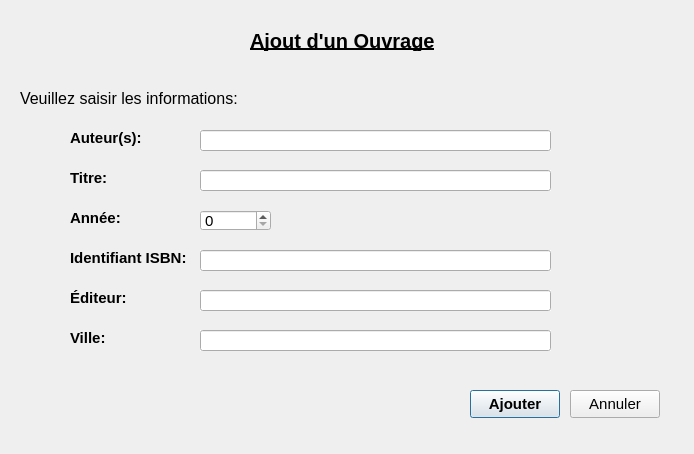
<?xml version="1.0" encoding="UTF-8"?>
<ui version="4.0">
 <class>AjoutOuvrageInterface</class>
 <widget class="QDialog" name="AjoutOuvrageInterface">
  <property name="geometry">
   <rect>
    <x>0</x>
    <y>0</y>
    <width>694</width>
    <height>454</height>
   </rect>
  </property>
  <property name="font">
   <font>
    <pointsize>11</pointsize>
    <weight>50</weight>
    <bold>false</bold>
    <underline>false</underline>
   </font>
  </property>
  <property name="windowTitle">
   <string>AjoutOuvrageInterface</string>
  </property>
  <widget class="QLabel" name="label">
   <property name="geometry">
    <rect>
     <x>250</x>
     <y>30</y>
     <width>191</width>
     <height>21</height>
    </rect>
   </property>
   <property name="font">
    <font>
     <pointsize>15</pointsize>
     <weight>75</weight>
     <bold>true</bold>
     <underline>true</underline>
    </font>
   </property>
   <property name="text">
    <string>Ajout d'un Ouvrage</string>
   </property>
  </widget>
  <widget class="QLabel" name="label_2">
   <property name="geometry">
    <rect>
     <x>70</x>
     <y>130</y>
     <width>71</width>
     <height>16</height>
    </rect>
   </property>
   <property name="font">
    <font>
     <pointsize>11</pointsize>
     <weight>75</weight>
     <bold>true</bold>
     <underline>false</underline>
    </font>
   </property>
   <property name="text">
    <string>Auteur(s):</string>
   </property>
  </widget>
  <widget class="QLabel" name="label_3">
   <property name="geometry">
    <rect>
     <x>70</x>
     <y>170</y>
     <width>58</width>
     <height>16</height>
    </rect>
   </property>
   <property name="font">
    <font>
     <pointsize>11</pointsize>
     <weight>75</weight>
     <bold>true</bold>
     <underline>false</underline>
    </font>
   </property>
   <property name="text">
    <string>Titre:</string>
   </property>
  </widget>
  <widget class="QLabel" name="label_4">
   <property name="geometry">
    <rect>
     <x>70</x>
     <y>290</y>
     <width>58</width>
     <height>16</height>
    </rect>
   </property>
   <property name="font">
    <font>
     <pointsize>11</pointsize>
     <weight>75</weight>
     <bold>true</bold>
     <underline>false</underline>
    </font>
   </property>
   <property name="text">
    <string>Éditeur:</string>
   </property>
  </widget>
  <widget class="QLabel" name="label_5">
   <property name="geometry">
    <rect>
     <x>70</x>
     <y>250</y>
     <width>121</width>
     <height>16</height>
    </rect>
   </property>
   <property name="font">
    <font>
     <pointsize>11</pointsize>
     <weight>75</weight>
     <bold>true</bold>
     <underline>false</underline>
    </font>
   </property>
   <property name="text">
    <string>Identifiant ISBN:</string>
   </property>
  </widget>
  <widget class="QLabel" name="label_6">
   <property name="geometry">
    <rect>
     <x>70</x>
     <y>210</y>
     <width>58</width>
     <height>16</height>
    </rect>
   </property>
   <property name="font">
    <font>
     <pointsize>11</pointsize>
     <weight>75</weight>
     <bold>true</bold>
     <underline>false</underline>
    </font>
   </property>
   <property name="text">
    <string>Année:</string>
   </property>
  </widget>
  <widget class="QLabel" name="label_7">
   <property name="geometry">
    <rect>
     <x>70</x>
     <y>330</y>
     <width>58</width>
     <height>16</height>
    </rect>
   </property>
   <property name="font">
    <font>
     <pointsize>11</pointsize>
     <weight>75</weight>
     <bold>true</bold>
     <underline>false</underline>
    </font>
   </property>
   <property name="text">
    <string>Ville:</string>
   </property>
  </widget>
  <widget class="QLabel" name="label_8">
   <property name="geometry">
    <rect>
     <x>20</x>
     <y>90</y>
     <width>231</width>
     <height>16</height>
    </rect>
   </property>
   <property name="font">
    <font>
     <pointsize>12</pointsize>
     <weight>50</weight>
     <bold>false</bold>
     <underline>false</underline>
    </font>
   </property>
   <property name="text">
    <string>Veuillez saisir les informations:</string>
   </property>
  </widget>
  <widget class="QPushButton" name="ajouterOuvrage">
   <property name="geometry">
    <rect>
     <x>470</x>
     <y>390</y>
     <width>90</width>
     <height>28</height>
    </rect>
   </property>
   <property name="font">
    <font>
     <pointsize>11</pointsize>
     <weight>75</weight>
     <bold>true</bold>
     <underline>false</underline>
    </font>
   </property>
   <property name="text">
    <string>Ajouter</string>
   </property>
  </widget>
  <widget class="QPushButton" name="Annuler">
   <property name="geometry">
    <rect>
     <x>570</x>
     <y>390</y>
     <width>90</width>
     <height>28</height>
    </rect>
   </property>
   <property name="font">
    <font>
     <pointsize>11</pointsize>
     <weight>50</weight>
     <bold>false</bold>
     <underline>false</underline>
    </font>
   </property>
   <property name="text">
    <string>Annuler</string>
   </property>
  </widget>
  <widget class="QLineEdit" name="identifiant">
   <property name="geometry">
    <rect>
     <x>200</x>
     <y>250</y>
     <width>351</width>
     <height>21</height>
    </rect>
   </property>
   <property name="font">
    <font>
     <pointsize>11</pointsize>
     <weight>50</weight>
     <bold>false</bold>
     <underline>false</underline>
    </font>
   </property>
   <property name="autoFillBackground">
    <bool>true</bool>
   </property>
   <property name="text">
    <string/>
   </property>
  </widget>
  <widget class="QLineEdit" name="auteurs">
   <property name="geometry">
    <rect>
     <x>200</x>
     <y>130</y>
     <width>351</width>
     <height>21</height>
    </rect>
   </property>
   <property name="font">
    <font>
     <pointsize>11</pointsize>
     <weight>50</weight>
     <bold>false</bold>
     <underline>false</underline>
    </font>
   </property>
   <property name="autoFillBackground">
    <bool>true</bool>
   </property>
   <property name="text">
    <string/>
   </property>
  </widget>
  <widget class="QLineEdit" name="titre">
   <property name="geometry">
    <rect>
     <x>200</x>
     <y>170</y>
     <width>351</width>
     <height>21</height>
    </rect>
   </property>
   <property name="font">
    <font>
     <pointsize>11</pointsize>
     <weight>50</weight>
     <bold>false</bold>
     <underline>false</underline>
    </font>
   </property>
   <property name="autoFillBackground">
    <bool>true</bool>
   </property>
   <property name="text">
    <string/>
   </property>
  </widget>
  <widget class="QLineEdit" name="editeur">
   <property name="geometry">
    <rect>
     <x>200</x>
     <y>290</y>
     <width>351</width>
     <height>21</height>
    </rect>
   </property>
   <property name="font">
    <font>
     <pointsize>11</pointsize>
     <weight>50</weight>
     <bold>false</bold>
     <underline>false</underline>
    </font>
   </property>
   <property name="autoFillBackground">
    <bool>true</bool>
   </property>
   <property name="text">
    <string/>
   </property>
  </widget>
  <widget class="QLineEdit" name="ville">
   <property name="geometry">
    <rect>
     <x>200</x>
     <y>330</y>
     <width>351</width>
     <height>21</height>
    </rect>
   </property>
   <property name="font">
    <font>
     <pointsize>11</pointsize>
     <weight>50</weight>
     <bold>false</bold>
     <underline>false</underline>
    </font>
   </property>
   <property name="autoFillBackground">
    <bool>true</bool>
   </property>
   <property name="text">
    <string/>
   </property>
  </widget>
  <widget class="QSpinBox" name="annee">
   <property name="geometry">
    <rect>
     <x>200</x>
     <y>210</y>
     <width>71</width>
     <height>21</height>
    </rect>
   </property>
   <property name="autoFillBackground">
    <bool>false</bool>
   </property>
   <property name="minimum">
    <number>0</number>
   </property>
   <property name="maximum">
    <number>9999</number>
   </property>
  </widget>
 </widget>
 <resources/>
 <connections>
  <connection>
   <sender>Annuler</sender>
   <signal>clicked()</signal>
   <receiver>AjoutOuvrageInterface</receiver>
   <slot>close()</slot>
   <hints>
    <hint type="sourcelabel">
     <x>614</x>
     <y>403</y>
    </hint>
    <hint type="destinationlabel">
     <x>346</x>
     <y>226</y>
    </hint>
   </hints>
  </connection>
  <connection>
   <sender>ajouterOuvrage</sender>
   <signal>clicked()</signal>
   <receiver>AjoutOuvrageInterface</receiver>
   <slot>validerEnregistrement()</slot>
   <hints>
    <hint type="sourcelabel">
     <x>514</x>
     <y>403</y>
    </hint>
    <hint type="destinationlabel">
     <x>346</x>
     <y>226</y>
    </hint>
   </hints>
  </connection>
 </connections>
 <slots>
  <slot>validerEnregistrement()</slot>
 </slots>
</ui>
